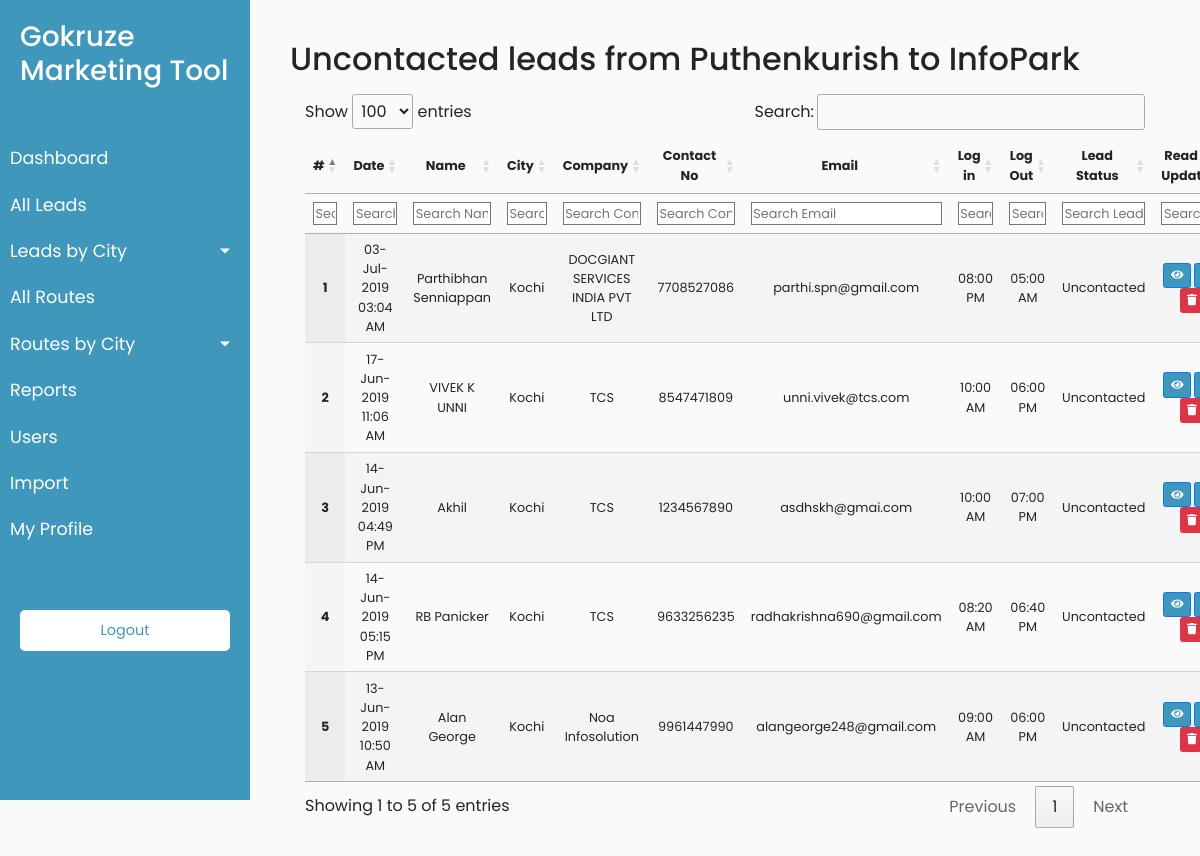
Page /routes/details/Puthenkurish/InfoPark/Uncontacted/ (signed in) on the committed database.
### leads/models.py (models this page shows, shortened)
class Leads(models.Model):
    LEAD_STATUS = (('Interested','Interested'),
                   ('Undecided','Undecided'),
                   ('Uncontacted','Uncontacted'),
                   ('Converted','Converted'))
    Created_at = models.DateTimeField(auto_now_add=True)
    Updated_at = models.DateTimeField(auto_now=True)
    City = models.CharField(max_length=264,blank=True)
    Name = models.CharField(max_length=264)
    Gender	=	models.CharField(max_length=264,blank=True)
    EmailId	=	models.CharField(max_length=264,blank=True)
    ContactNo	=	models.CharField(max_length=264,blank=True)
    LocationFrom	=	models.CharField(max_length=264,blank=True)
    LocationTo	=	models.CharField(max_length=264,blank=True)
    LoginTime	=	models.CharField(max_length=264,blank=True)
    LogoutTime	=	models.CharField(max_length=264,blank=True)
    CompanyName	=	models.CharField(max_length=264,blank=True)
    TravalToWork	=	models.CharField(max_length=264,blank=True)
    TravelToWorkOther	= models.CharField(max_length=264,blank=True)
    MonthlySpend	=	models.CharField(max_length=264,blank=True)
    HearAboutUs	=	models.CharField(max_length=264,blank=True)
    SubmittedOn	=	models.CharField(max_length=264,blank=True)
    Lead_Status = models.CharField(choices=LEAD_STATUS,max_length=264,default="Uncontacted")
    Remark = models.TextField(blank=True)
    LocationFromOther = models.CharField(max_length=264,blank=True)
    SubmittedOnDate	=	models.DateTimeField(default=timezone.now)
    is_valid = models.BooleanField(default=False)
    password_change_request = models.BooleanField(default=False)
    class Meta:
        verbose_name_plural = "Leads Collected"
        verbose_name = "Lead"

### leads/views.py (the view)
# urls.py: re_path(r'^routes/details/(?P<location_from>[\w\-\s\(\)]+)/(?P<location_to>[\w\-\s\(\)]+)/(?P<lead_status>\w+)/$',views.routes_leads_list,name='user_routes_details'),
@login_required
def routes_leads_list(request,location_from,location_to,lead_status):
    user_role = request.user.role
    leads = Leads.objects.filter(LocationFrom=location_from, LocationTo=location_to, Lead_Status =lead_status)
    return render(request, 'routes/routes_details.html', { 'leads': leads,'locationFrom': location_from,'locationTo': location_to, 'lead_status':lead_status, 'user_role': user_role })

### templates/routes/routes_details.html (shortened to what this page needs)
{% extends 'base.html' %}
{% load staticfiles %}
{% block stylesheets %}
	<link rel="stylesheet" href="{% static 'assets/css/bootstrap.min.css' %}">
	<link rel="stylesheet" href="{% static 'css/style2.css' %}">
	<link rel="stylesheet" href="{% static 'assets/fonts/font-awesome-4.7.0/css/font-awesome.min.css' %}">
	<link rel="stylesheet" href="https://cdnjs.cloudflare.com/ajax/libs/malihu-custom-scrollbar-plugin/3.1.5/jquery.mCustomScrollbar.min.css">
    <link rel="stylesheet" href="https://cdn.datatables.net/1.10.19/css/jquery.dataTables.min.css">
    <link rel="stylesheet" href="https://cdn.datatables.net/fixedheader/3.1.5/css/fixedHeader.dataTables.min.css">
{% endblock stylesheets %}
{% block content %}
<h2>{{lead_status}} leads from {{locationFrom}} to {{locationTo}}</h2>
<div class="col-12 mb-3 mt-3">
	{% if leads %}
	<table id="example" class="display" style="zoom:80%" >
		<thead>
			<tr>
				<th class="text-center" scope="col">#</th>
                <th class="text-center" scope="col">Date</th>
				<th class="text-center" scope="col">Name</th>
                <th class="text-center" scope="col">City</th>
                <th class="text-center" scope="col">Company</th>
				<th class="text-center" scope="col">Contact No</th>
				<th class="text-center" scope="col">Email</th>
                <th class="text-center" scope="col">Log in</th>
                <th class="text-center" scope="col">Log Out</th>
                <th class="text-center" scope="col">Lead Status</th>
                <th class="text-center" scope="col">Read / Update</th>
			</tr>
		</thead>
		<tbody>
			{% for lead in leads %}
			<tr>
				<th class="text-center" scope="row">
                {{ forloop.counter }}</th>
				<td class="text-center">{{ lead.SubmittedOn }}</td>
                <td class="text-center">{{ lead.Name }}</td>
                <td class="text-center">{{ lead.City }}</td>
                <td class="text-center">{{ lead.CompanyName }}</td>
                <td class="text-center">{{ lead.ContactNo }}</td>
                <td class="text-center">{{ lead.EmailId }}</td>
                <td class="text-center">{{ lead.LoginTime }}</td>
				<td class="text-center">{{ lead.LogoutTime }}</td>
                <td class="text-center">{{ lead.Lead_Status }}</td>
                <td class="text-center">
					<button style = "background-color: #3f97bc" type="button" class="read-lead btn btn-sm btn-primary" data-id="{% url 'route_read_lead' lead.pk %}">
						<span class="fa fa-eye"></span>
					</button>
					<button style = "background-color: #3f97bc" type="button" class="update-lead btn btn-sm btn-primary" data-id="{% url 'route_update_lead' lead.pk %}">
					</button>
					{% if user_role == 13 %}
					<button type="button" class="delete-lead btn btn-sm btn-danger" data-toggle="modal" data-target="#modal" data-id="{% url 'route_delete_lead' lead.pk %}"> <span class="fa fa-trash" aria-label="Delete"></span> </button>
                    {% endif %}
				</td>
			</tr>
			{% endfor %}
		</tbody>
	</table>
	{% else %}
	<p class="no-leads text-primary">No Leads added yet.</p>
	{% endif %}
</div>
{% endblock %}

### static/css/style2.css (style rules this page uses)
body { font-family: 'Poppins', sans-serif; background: #fafafa; }

### rows in the picture
Leads: SubmittedOn "03-Jul-2019 03:04 AM", Name "Parthibhan Senniappan", City "Kochi", CompanyName "DOCGIANT SERVICES INDIA PVT LTD", ContactNo "7708527086", EmailId "parthi.spn@gmail.com", LoginTime "08:00 PM", LogoutTime "05:00 AM", Lead_Status "Uncontacted"
Leads: SubmittedOn "17-Jun-2019 11:06 AM", Name "VIVEK K UNNI", City "Kochi", CompanyName "TCS", ContactNo "8547471809", EmailId "unni.vivek@tcs.com", LoginTime "10:00 AM", LogoutTime "06:00 PM", Lead_Status "Uncontacted"
Leads: SubmittedOn "14-Jun-2019 04:49 PM", Name "Akhil", City "Kochi", CompanyName "TCS", ContactNo "1234567890", EmailId "asdhskh@gmai.com", LoginTime "10:00 AM", LogoutTime "07:00 PM", Lead_Status "Uncontacted"
Leads: SubmittedOn "14-Jun-2019 05:15 PM", Name "RB Panicker", City "Kochi", CompanyName "TCS", ContactNo "9633256235", EmailId "radhakrishna690@gmail.com", LoginTime "08:20 AM", LogoutTime "06:40 PM", Lead_Status "Uncontacted"
Leads: SubmittedOn "13-Jun-2019 10:50 AM", Name "Alan George", City "Kochi", CompanyName "Noa Infosolution", ContactNo "9961447990", EmailId "alangeorge248@gmail.com", LoginTime "09:00 AM", LogoutTime "06:00 PM", Lead_Status "Uncontacted"

### other values in the picture
{{ lead_status }} "Uncontacted"
{{ locationFrom }} "Puthenkurish"
{{ locationTo }} "InfoPark"
